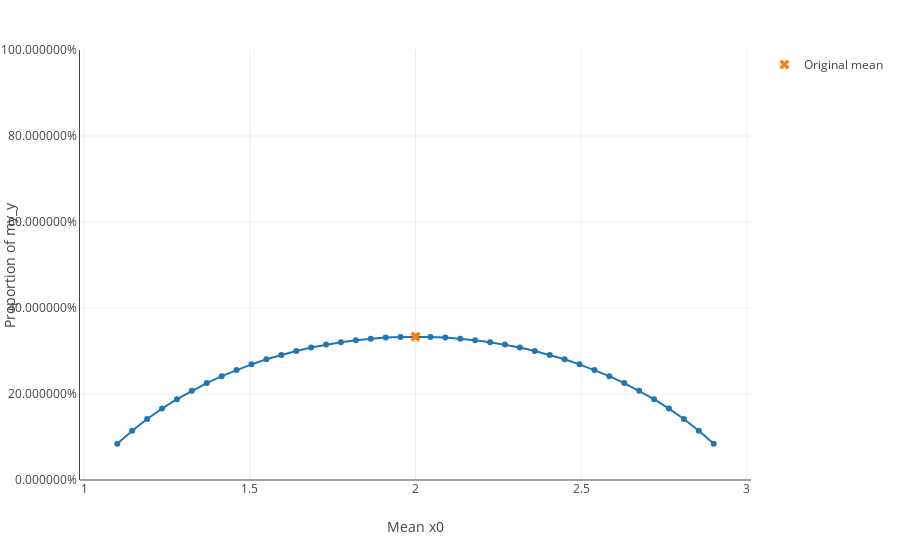

Here is the notebook cell this chart was saved with:
### Code cell
explainer.plot_predictions(X["x0"], pd.Series([0, 1, 0], name="my_y"), inline=True)

### Figure 1 — Plotly figure (JSON) as saved in the notebook; plotly's stock layout.template omitted (floating-point values rounded to 4 significant figures)
{"data": [{"hoverinfo": "x+y", "mode": "lines+markers", "showlegend": false, "type": "scatter", "uid": "eec1700e-b753-4785-b775-7dbdbd9d2fd0", "x": [1.1, 1.145, 1.19, 1.235, 1.28, 1.325, 1.37, 1.415, 1.46, 1.505, 1.55, 1.595, 1.64, 1.685, 1.73, 1.775, 1.82, 1.865, 1.91, 1.955, 2, 2.045, 2.09, 2.135, 2.18, 2.225, 2.27, 2.315, 2.36, 2.405, 2.45, 2.495, 2.54, 2.585, 2.63, 2.675, 2.72, 2.765, 2.81, 2.855, 2.9], "y": [0.08433, 0.1147, 0.1418, 0.166, 0.1879, 0.2076, 0.2254, 0.2414, 0.2559, 0.269, 0.2806, 0.291, 0.3001, 0.308, 0.3149, 0.3206, 0.3252, 0.3288, 0.3313, 0.3328, 0.3333, 0.3328, 0.3313, 0.3288, 0.3252, 0.3206, 0.3149, 0.308, 0.3001, 0.291, 0.2806, 0.269, 0.2559, 0.2414, 0.2254, 0.2076, 0.1879, 0.166, 0.1418, 0.1147, 0.08433]}, {"hoverinfo": "skip", "marker": {"size": 9, "symbol": "x"}, "mode": "markers", "name": "Original mean", "type": "scatter", "uid": "cf80c63d-825c-4fe1-b531-3c9747b1c4d9", "x": [2], "y": [0.3333]}], "layout": {"margin": {"r": 50, "t": 50}, "xaxis": {"title": {"text": "Mean x0"}, "zeroline": false}, "yaxis": {"range": [0, 1], "showline": true, "tickformat": "%", "title": {"text": "Proportion of my_y"}}}}
